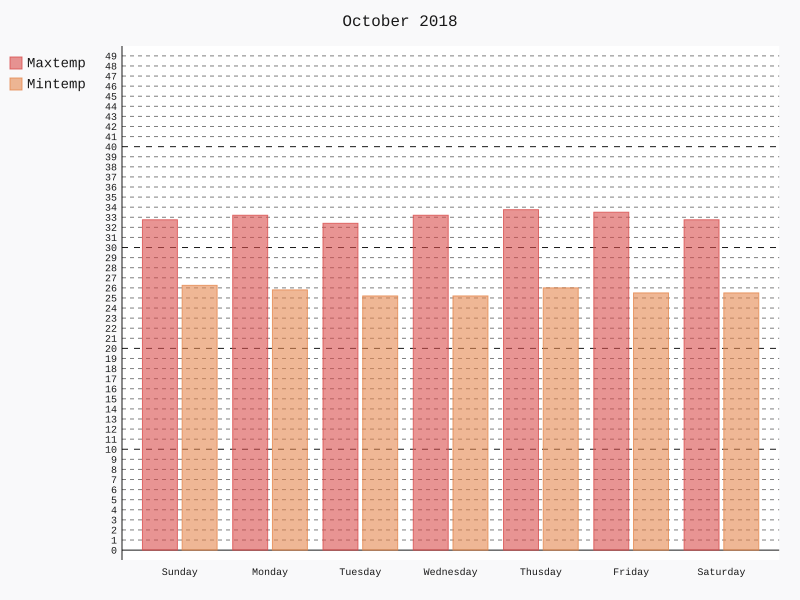

The Python source for this figure:
import pandas as pd
import pygal
from pygal.style import RedBlueStyle

def chart():
    """ Oct """
    data = pd.read_csv("10-October.csv")
    line_chart = pygal.Bar(fill=True, interpolate='cubic', style=RedBlueStyle)
    line_chart.title = 'October 2018'
    line_chart.x_labels = data.day
    line_chart.y_labels = map(int, range(0, 50, 1))
    line_chart.add('Maxtemp', data.Max)
    line_chart.add('Mintemp', data.Min)
    line_chart.render_to_file("10oct.svg")
chart()
